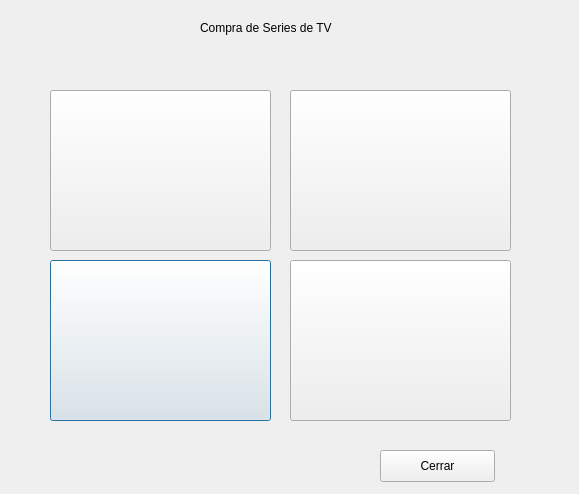
<?xml version="1.0" encoding="UTF-8"?>
<ui version="4.0">
 <class>SeriesPrem</class>
 <widget class="QDialog" name="SeriesPrem">
  <property name="geometry">
   <rect>
    <x>0</x>
    <y>0</y>
    <width>579</width>
    <height>494</height>
   </rect>
  </property>
  <property name="windowTitle">
   <string>Dialog</string>
  </property>
  <widget class="QLabel" name="label">
   <property name="geometry">
    <rect>
     <x>200</x>
     <y>20</y>
     <width>151</width>
     <height>16</height>
    </rect>
   </property>
   <property name="text">
    <string>Compra de Series de TV</string>
   </property>
  </widget>
  <widget class="QPushButton" name="serie3">
   <property name="geometry">
    <rect>
     <x>50</x>
     <y>260</y>
     <width>221</width>
     <height>161</height>
    </rect>
   </property>
   <property name="text">
    <string/>
   </property>
  </widget>
  <widget class="QPushButton" name="serie2">
   <property name="geometry">
    <rect>
     <x>290</x>
     <y>90</y>
     <width>221</width>
     <height>161</height>
    </rect>
   </property>
   <property name="text">
    <string/>
   </property>
  </widget>
  <widget class="QPushButton" name="serie1">
   <property name="geometry">
    <rect>
     <x>50</x>
     <y>90</y>
     <width>221</width>
     <height>161</height>
    </rect>
   </property>
   <property name="text">
    <string/>
   </property>
  </widget>
  <widget class="QPushButton" name="serie4">
   <property name="geometry">
    <rect>
     <x>290</x>
     <y>260</y>
     <width>221</width>
     <height>161</height>
    </rect>
   </property>
   <property name="text">
    <string/>
   </property>
  </widget>
  <widget class="QPushButton" name="pushButton_5">
   <property name="geometry">
    <rect>
     <x>380</x>
     <y>450</y>
     <width>115</width>
     <height>32</height>
    </rect>
   </property>
   <property name="text">
    <string>Cerrar</string>
   </property>
  </widget>
 </widget>
 <resources/>
 <connections/>
</ui>
